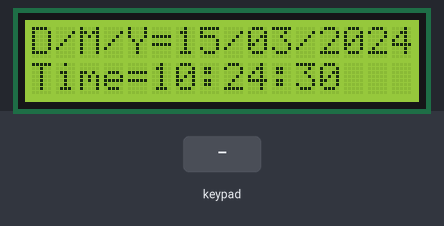
This sketch was run on a simulated Arduino Uno, built with avr-gcc and run on an emulated ATmega328P. Shown: 16×2 character LCD. The inputs (shaded band) are chosen by the test bench. The local clock reads 2024-03-15 10:24:30 at power-on unless the sketch sets it.

Above: at 0.9 s.
1.0 s: key 'A' pressed
At 1.8 s:
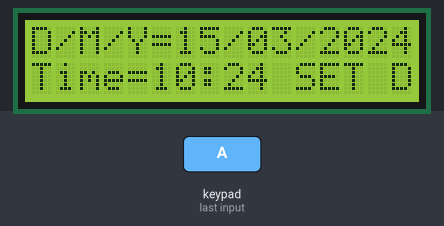
2.7 s: keypad keys 0 1 2 3 A pressed 0.4 s apart
At 4.8 s:
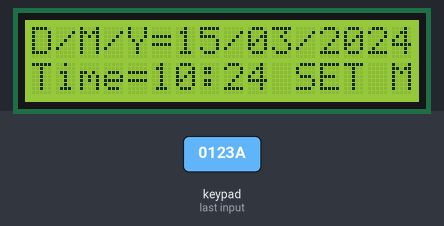
6.2 s: key 'B' pressed
7.9 s: key 'B' pressed
9.5 s: keypad keys 0 1 2 3 # pressed 0.4 s apart
At 13.9 s:
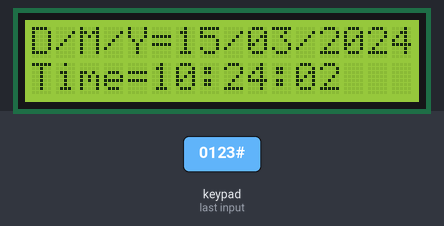
Timing chart, 0 to 14.6 s (numbered marks = the images above; inputs shaded):
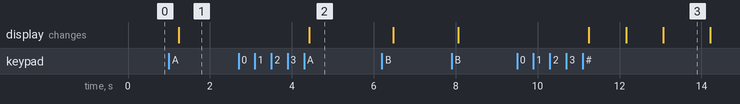

The sketch:

Lab_19_cp2.ino
```cpp
#include <Arduino_FreeRTOS.h>
#include <semphr.h>
#include <Wire.h>
#include <RTClib.h>
#include <LiquidCrystal_I2C.h>
#include <Keypad_I2C.h>
#include <Keypad.h>

#define LCD_ADDR   0x27
#define PCF_ADDR   0x20

RTC_DS1307 rtc;
LiquidCrystal_I2C lcd(LCD_ADDR, 16, 2);

// ตั้งค่าปุ่มและพินบน PCF8574
const byte ROWS = 4;
const byte COLS = 4;
char keys[ROWS][COLS] = {
  {'1', '2', '3', 'A'},
  {'4', '5', '6', 'B'},
  {'7', '8', '9', 'C'},
  {'*', '0', '#', 'D'}
};
byte rowPins[ROWS] = {0, 1, 2, 3};
byte colPins[COLS] = {4, 5, 6, 7};

Keypad_I2C customKeypad(makeKeymap(keys), rowPins, colPins, ROWS, COLS, PCF_ADDR);

SemaphoreHandle_t i2cMutex;

// สถานะการตั้งค่า
enum EditState { NORMAL, SET_HOUR, SET_MIN, SET_DAY, SET_MONTH, SET_YEAR };
EditState editMode = NORMAL;

// ตัวแปรพักค่าสำหรับการแก้ไข
int editHour = 0;
int editMin = 0;
int editDay = 1;
int editMonth = 1;
int editYear = 2026;
DateTime currentRTC;

// ฟังก์ชันหาจำนวนวันสูงสุดของเดือนนั้นๆ (รองรับปีอธิกสุรทิน / Leap Year)
int getMaxDays(int y, int m) {
  if (m == 2) {
    bool isLeap = ((y % 4 == 0 && y % 100 != 0) || (y % 400 == 0));
    return isLeap ? 29 : 28;
  }
  if (m == 4 || m == 6 || m == 9 || m == 11) {
    return 30;
  }
  return 31;
}

void TaskClock(void *pvParameters);
void TaskKeypad(void *pvParameters);

void setup() {
  Wire.begin();

  i2cMutex = xSemaphoreCreateMutex();

  xTaskCreate(TaskClock,  "ClockTask",  140, NULL, 1, NULL);
  xTaskCreate(TaskKeypad, "KeypadTask", 140, NULL, 2, NULL);

  vTaskStartScheduler();
}

void loop() {}

// --- Task 1: แสดงผล LCD และอ่านค่า RTC ---
void TaskClock(void *pvParameters) {
  if (xSemaphoreTake(i2cMutex, portMAX_DELAY) == pdTRUE) {
    lcd.init();
    lcd.backlight();
    lcd.clear();

    if (!rtc.begin()) {
      lcd.print("RTC Error!");
    }
    if (!rtc.isrunning()) {
      rtc.adjust(DateTime(F(__DATE__), F(__TIME__)));
    }
    xSemaphoreGive(i2cMutex);
  }

  for (;;) {
    if (xSemaphoreTake(i2cMutex, portMAX_DELAY) == pdTRUE) {
      if (editMode == NORMAL) {
        currentRTC = rtc.now();
        editHour  = currentRTC.hour();
        editMin   = currentRTC.minute();
        editDay   = currentRTC.day();
        editMonth = currentRTC.month();
        editYear  = currentRTC.year();
      }

      // แถวที่ 1: แสดง D/M/Y
      lcd.setCursor(0, 0);
      lcd.print("D/M/Y=");
      if (editDay < 10) lcd.print('0');
      lcd.print(editDay);
      lcd.print('/');
      if (editMonth < 10) lcd.print('0');
      lcd.print(editMonth);
      lcd.print('/');
      lcd.print(editYear);

      // แถวที่ 2: แสดง Time และสถานะโหมดตั้งค่า
      lcd.setCursor(0, 1);
      lcd.print("Time=");
      if (editHour < 10) lcd.print('0');
      lcd.print(editHour);
      lcd.print(':');
      if (editMin < 10) lcd.print('0');
      lcd.print(editMin);

      if (editMode == NORMAL) {
        lcd.print(':');
        if (currentRTC.second() < 10) lcd.print('0');
        lcd.print(currentRTC.second());
        lcd.print("   ");
      } else if (editMode == SET_HOUR) {
        lcd.print(" SET H ");
      } else if (editMode == SET_MIN) {
        lcd.print(" SET M ");
      } else if (editMode == SET_DAY) {
        lcd.print(" SET D ");
      } else if (editMode == SET_MONTH) {
        lcd.print(" SET MO");
      } else if (editMode == SET_YEAR) {
        lcd.print(" SET Y ");
      }

      xSemaphoreGive(i2cMutex);
    }
    vTaskDelay(pdMS_TO_TICKS(200));
  }
}

// --- Task 2: สแกน Keypad และประมวลผลการกดปุ่ม ---
void TaskKeypad(void *pvParameters) {
  if (xSemaphoreTake(i2cMutex, portMAX_DELAY) == pdTRUE) {
    customKeypad.begin();
    xSemaphoreGive(i2cMutex);
  }

  for (;;) {
    char key = NO_KEY;

    if (xSemaphoreTake(i2cMutex, portMAX_DELAY) == pdTRUE) {
      key = customKeypad.getKey();
      xSemaphoreGive(i2cMutex);
    }

    if (key != NO_KEY) {
      // ปุ่ม A: โหมดตั้งค่า วัน -> เดือน -> ปี -> วัน
      if (key == 'A') {
        if (editMode == NORMAL || editMode == SET_HOUR || editMode == SET_MIN) {
          editMode = SET_DAY;
        } else if (editMode == SET_DAY) {
          editMode = SET_MONTH;
        } else if (editMode == SET_MONTH) {
          editMode = SET_YEAR;
        } else if (editMode == SET_YEAR) {
          editMode = SET_DAY;
        }
      }
      // ปุ่ม B: โหมดตั้งค่า ชั่วโมง <-> นาที
      else if (key == 'B') {
        if (editMode == NORMAL || editMode == SET_DAY || editMode == SET_MONTH || editMode == SET_YEAR) {
          editMode = SET_HOUR;
        } else if (editMode == SET_HOUR) {
          editMode = SET_MIN;
        } else if (editMode == SET_MIN) {
          editMode = SET_HOUR;
        }
      }
      // ปุ่ม C: เพิ่มค่า (+1)
      else if (key == 'C' && editMode != NORMAL) {
        if (editMode == SET_HOUR) {
          editHour = (editHour + 1) % 24;
        }
        else if (editMode == SET_MIN) {
          editMin = (editMin + 1) % 60;
        }
        else if (editMode == SET_DAY) {
          int maxD = getMaxDays(editYear, editMonth);
          editDay = (editDay >= maxD) ? 1 : editDay + 1;
        }
        else if (editMode == SET_MONTH) {
          editMonth = (editMonth % 12) + 1;
          int maxD = getMaxDays(editYear, editMonth);
          if (editDay > maxD) editDay = maxD; // ปรับวันลงหากเดือนใหม่มีวันน้อยกว่า
        }
        else if (editMode == SET_YEAR) {
          editYear = (editYear >= 2099) ? 2000 : editYear + 1;
          int maxD = getMaxDays(editYear, editMonth);
          if (editDay > maxD) editDay = maxD; // ปรับวันลงหากเปลี่ยนปีแล้วไม่ใช่ Leap year (เช่น 29 ก.พ.)
        }
      }
      // ปุ่ม D: ลดค่า (-1)
      else if (key == 'D' && editMode != NORMAL) {
        if (editMode == SET_HOUR) {
          editHour = (editHour == 0) ? 23 : editHour - 1;
        }
        else if (editMode == SET_MIN) {
          editMin = (editMin == 0) ? 59 : editMin - 1;
        }
        else if (editMode == SET_DAY) {
          int maxD = getMaxDays(editYear, editMonth);
          editDay = (editDay <= 1) ? maxD : editDay - 1;
        }
        else if (editMode == SET_MONTH) {
          editMonth = (editMonth <= 1) ? 12 : editMonth - 1;
          int maxD = getMaxDays(editYear, editMonth);
          if (editDay > maxD) editDay = maxD;
        }
        else if (editMode == SET_YEAR) {
          editYear = (editYear <= 2000) ? 2099 : editYear - 1;
          int maxD = getMaxDays(editYear, editMonth);
          if (editDay > maxD) editDay = maxD;
        }
      }
      // ปุ่ม #: บันทึกค่าลง DS1307
      else if (key == '#') {
        if (editMode != NORMAL) {
          if (xSemaphoreTake(i2cMutex, portMAX_DELAY) == pdTRUE) {
            rtc.adjust(DateTime(editYear, editMonth, editDay, editHour, editMin, 0));
            xSemaphoreGive(i2cMutex);
          }
          editMode = NORMAL;
        }
      }
    }
    vTaskDelay(pdMS_TO_TICKS(50));
  }
}
```

Measured:
- after the input at 1.0 s, the display: changes after 0.24 s (image 1)
- after the input at 2.7 s, the display: changes after 1.7 s (image 2)
- after the input at 9.5 s, the display: first changes after 1.7 s (image 3 shows a later state)
